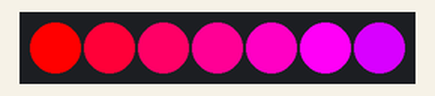
This sketch was run on a simulated Arduino Uno, built with avr-gcc and run on an emulated ATmega328P. Shown: 7 RGB LEDs in strip order, left to right.

Above: at 0.15 s.
At 4.98 s:
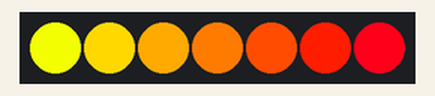
At 9.81 s:
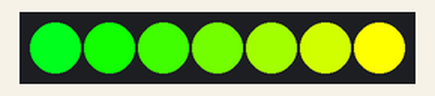
At 19.78 s:
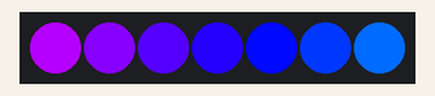
At 29.74 s:
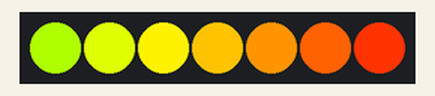
At 39.71 s:
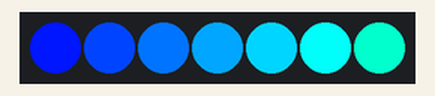
Timing chart, 0 to 40.0 s (numbered marks = the images above):
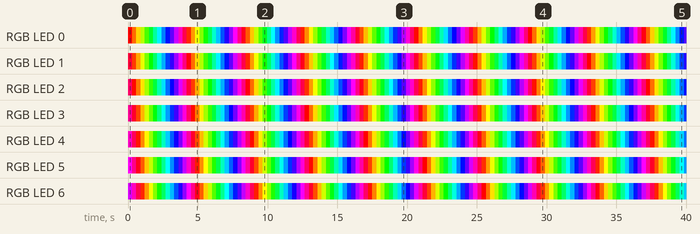

The sketch:

ExampleCodeForLED.ino
```cpp
/* LedStripRainbow: Example Arduino sketch that shows
 * how to make a moving rainbow pattern on an
 * Addressable RGB LED Strip from Pololu.
 *
 * To use this, you will need to plug an Addressable RGB LED
 * strip from Pololu into pin 12.  After uploading the sketch,
 * you should see a moving rainbow.
 */

#include <PololuLedStrip.h>

// Create an ledStrip object and specify the pin it will use.
PololuLedStrip<12> ledStrip;

// Create a buffer for holding the colors (3 bytes per color).
#define LED_COUNT 7
rgb_color colors[LED_COUNT];

void setup()
{
}

// Converts a color from HSV to RGB.
// h is hue, as a number between 0 and 360.
// s is the saturation, as a number between 0 and 255.
// v is the value, as a number between 0 and 255.
rgb_color hsvToRgb(uint16_t h, uint8_t s, uint8_t v)
{
    uint8_t f = (h % 60) * 255 / 60;
    uint8_t p = (255 - s) * (uint16_t)v / 255;
    uint8_t q = (255 - f * (uint16_t)s / 255) * (uint16_t)v / 255;
    uint8_t t = (255 - (255 - f) * (uint16_t)s / 255) * (uint16_t)v / 255;
    uint8_t r = 0, g = 0, b = 0;
    switch((h / 60) % 6){
        case 0: r = v; g = t; b = p; break;
        case 1: r = q; g = v; b = p; break;
        case 2: r = p; g = v; b = t; break;
        case 3: r = p; g = q; b = v; break;
        case 4: r = t; g = p; b = v; break;
        case 5: r = v; g = p; b = q; break;
    }
    return rgb_color(r, g, b);
}

void loop()
{
  // Update the colors.
  uint16_t time = millis() >> 2;
  for(uint16_t i = 0; i < LED_COUNT; i++)
  {
    byte x = (time >> 2) - (i << 3);
    colors[i] = hsvToRgb((uint32_t)x * 359 / 256, 255, 255);
  }

  // Write the colors to the LED strip.
  ledStrip.write(colors, LED_COUNT);

  delay(10);
}
```

Measured:
- by itself, RGB LED 0: off → RGB(255, 0, 0) at 0.00 s, → RGB(255, 106, 0) 0.30 s later, → RGB(255, 212, 0) 0.30 s later, → RGB(183, 255, 0) 0.30 s later, … (133 changes in this stretch)
- by itself, RGB LED 1: off → RGB(255, 0, 56) at 0.00 s, → RGB(255, 59, 0) 0.30 s later, → RGB(255, 165, 0) 0.30 s later, → RGB(234, 255, 0) 0.30 s later, … (133 changes in this stretch)
